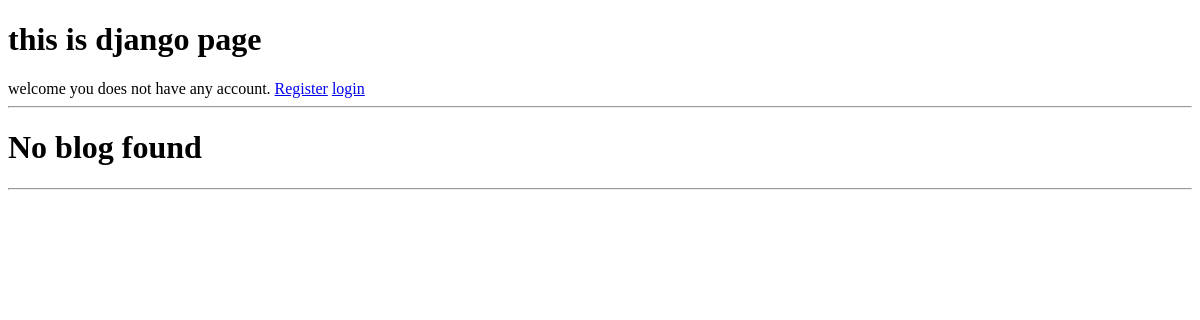
Before: / with the older database file.
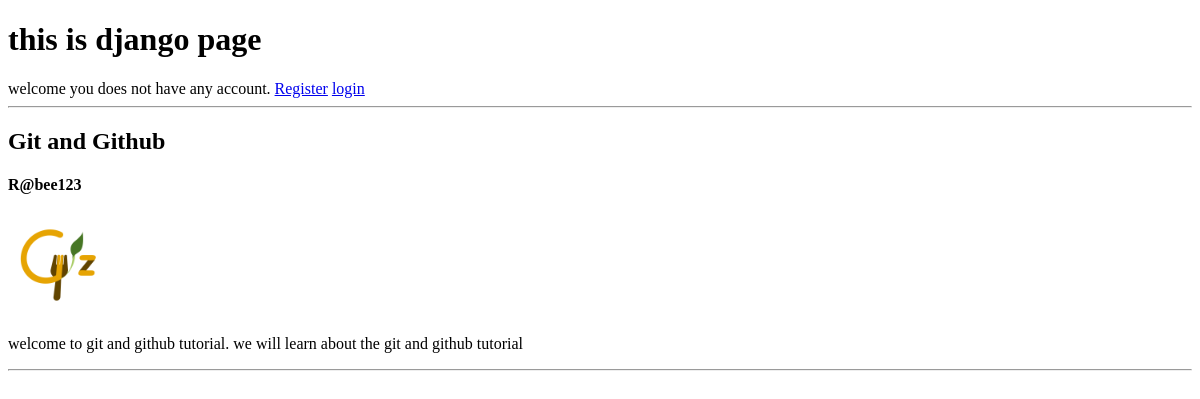
After: the same page with the newer database file.
### Blog/models.py (models this page shows, shortened)
class Blog(models.Model):
    title=models.CharField(max_length=200)
    description= models.TextField()
    blog_images=models.ImageField(upload_to="Blog",default="no-blog-images.png")
    author=models.OneToOneField(Account,on_delete=models.CASCADE)
    date_created=models.DateTimeField(auto_now_add=True)

### Account/models.py (models this page shows, shortened)
class Account(AbstractBaseUser):
    email= models.EmailField(verbose_name="email",  max_length=60, unique=True)
    username=models.CharField(max_length=120, unique=True)
    date_joined = models.DateTimeField(verbose_name='date joined', auto_now_add=True)
    last_login = models.DateTimeField(verbose_name="last login", auto_now= True)
    is_admin =  models.BooleanField(default=False)
    is_active = models.BooleanField(default=True)
    is_staff =  models.BooleanField(default=False)
    is_superuser = models.BooleanField(default=False)
    first_name = models.CharField(max_length=200,blank=True)
    USERNAME_FIELD='email' or 'username'
    REQUIRED_FIELDS=['username','first_name']
    objects = MyAccountManager()

### Blog/views.py (the view)
# urls.py: 2. Add a URL to urlpatterns:  path('', Home.as_view(), name='home')
def Home(request):
    blogs=Blog.objects.all()
    return render(request,'index.html',{"blogs":blogs})

### Templates/index.html (shortened to what this page needs)
{% load static %}
<!DOCTYPE html>
<html lang="en">
<head>
</head>
<body>
    <div>
        <h1>this is django page</h1>
        welcome {{user.username}}
        {% if user.is_authenticated %}
                your are currently login do you want to logout?
                <a href="{% url  'logout' %}">logout</a>
        {% else %}
            you does not have any account.
            <a href="{% url  'register' %}">Register</a>
            <a href="{% url  'login' %}">login</a>
        {% endif %}
        {% block content %}
            <hr>
            {% if blogs %}
                {% for blog in blogs %}
                    <h2>{{ blog.title }}</h2>
                    <h4>{{ blog.author.username }}</h4>
                    <img src='media\{{blog.blog_images}}'  alt="profile picture" width="100" height="100">
                    <p>{{ blog.description }}</p>
                {% endfor %}
            {% else %}
                <h1> No blog found </h1>
            {% endif %}
            <hr>
        {% endblock %}
    </div>
</body>
</html>

Changed rows visible on the page:
added Blog: title "Git and Github", author.username "R@bee123", blog_images (picture), description "welcome to git and github tutorial. we will learn about the git and github tutorial"
Other visible differences:
text no longer shown: "No blog found"
